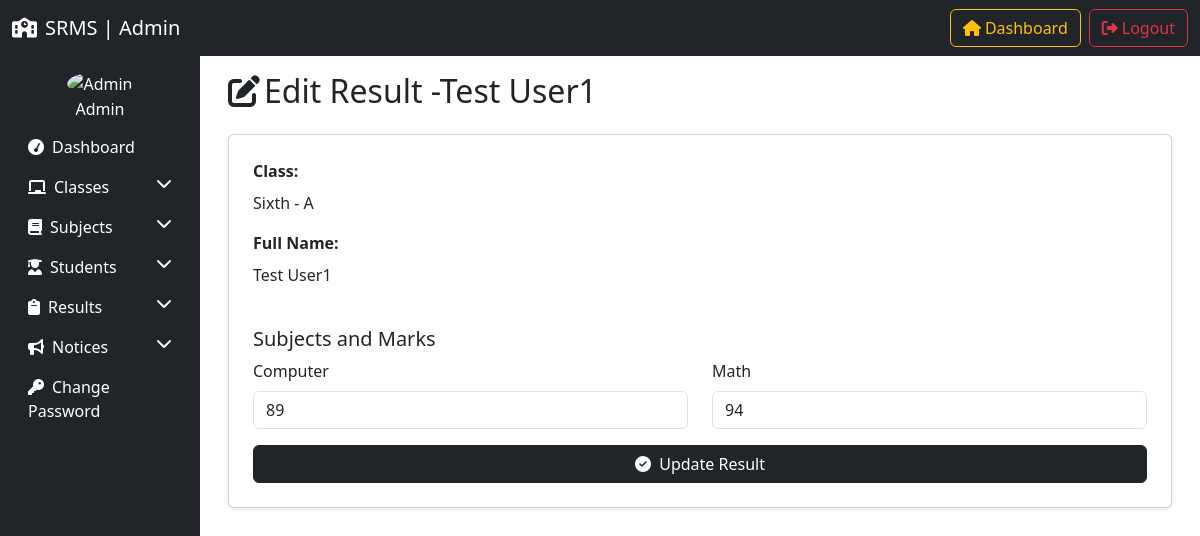
The page /edit_result/2/ (signed in) on the database its author committed.
### resultapp/models.py (models this page shows, shortened)
class Student(models.Model):
    GENDER_CHOICES=(('Male','Male'),('Female','Female')) # first value is database value and second value is display value
    name=models.CharField(max_length=50)
    roll_id=models.CharField(max_length=20)
    email=models.EmailField(max_length=50)
    gender=models.CharField(max_length=10,choices=GENDER_CHOICES)
    dob=models.CharField(max_length=50)
    student_class=models.ForeignKey(Class,on_delete=models.SET_NULL,null=True)
    subject=models.ForeignKey(Subject,on_delete=models.SET_NULL,null=True)
    registration_date=models.DateTimeField(auto_now_add=True)
    updation_date=models.DateTimeField(auto_now=True)
    status=models.IntegerField(default=1)

class Class(models.Model):
    class_name=models.CharField(max_length=50)
    class_numeric=models.IntegerField()
    section=models.CharField(max_length=20)
    created_at=models.DateTimeField(auto_now_add=True)
    updated_at=models.DateTimeField(auto_now=True)

class Result(models.Model):
    student=models.ForeignKey(Student,on_delete=models.CASCADE)
    student_class=models.ForeignKey(Class,on_delete=models.SET_NULL,null=True)
    subject=models.ForeignKey(Subject,on_delete=models.SET_NULL,null=True)
    marks=models.IntegerField()
    posting_date=models.DateTimeField(auto_now_add=True)
    updation_date=models.DateTimeField(auto_now=True)

class Subject(models.Model):
    subject_name=models.CharField(max_length=50)
    subject_code=models.CharField(max_length=20)
    created_at=models.DateTimeField(auto_now_add=True)
    updated_at=models.DateTimeField(auto_now=True)

### resultapp/views.py (the view, shortened to what this page needs)
# urls.py: path("edit_result/<int:std_id>/",edit_result,name="edit_result"),
@login_required
def edit_result(request,std_id):
    student_obj=get_object_or_404(Student,id=std_id)
    student_results=Result.objects.filter(student_id=std_id)
    return render(request,'edit_result.html',locals())

### resultapp/templates/edit_result.html (shortened to what this page needs)
{%extends 'admin_base.html'%}
{%block content%}
<div class="container-fluid">
    <h2 class="mb-4"><i class="fas fa-edit me-1"></i>Edit Result -{{student_obj.name}} </h2>
    <form method="post" class="card p-4 shadow-sm">
        <div class="mb-3">
            <label for="classname" class="form-label"><strong>Class: </strong></label>
            <div>{{student_obj.student_class.class_name}} - {{student_obj.student_class.section}}</div>
        </div>
        <div class="mb-3">
            <label for="classnamenumeric" class="form-label"><strong>Full Name:</strong></label>
            <div>{{student_obj.name}}</div>
        </div>
        <h5 class="mt-4">Subjects and Marks</h5>
        <div class="row">
            {% for result in student_results%}
            <div class="col-md-6">
                <div class="mb-3">
                    <label class="form-label">{{result.subject.subject_name}}</label>
                    <input type="number" name="marks[]" class="form-control" placeholder="Enter Marks"
                        value="{{result.marks}}" required>
                </div>
            </div>
            {%endfor%}
        </div>
        <button class="btn btn-dark">
            <i class="fas fa-check-circle me-1"></i> Update Result
        </button>
    </form>
</div>
{%endblock%}

### rows shown on the page
Student: name "Test User1", student_class.class_name "Sixth", student_class.section "A"
Result: subject.subject_name "Computer", marks "89"
Result: subject.subject_name "Math", marks "94"
